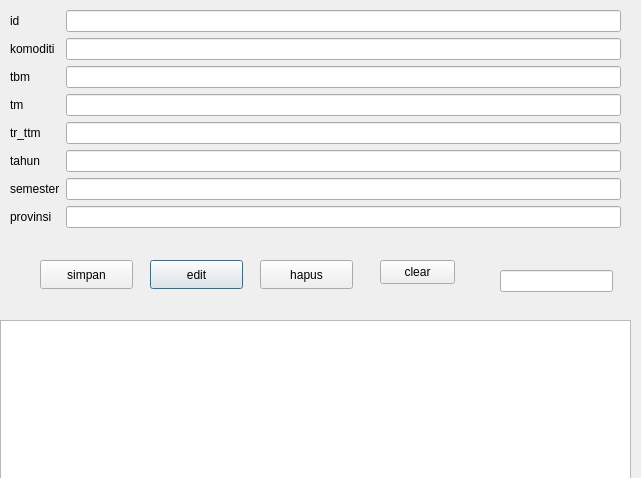
<?xml version="1.0" encoding="UTF-8"?>
<ui version="4.0">
 <class>uidaftarpotensi</class>
 <widget class="QDialog" name="uidaftarpotensi">
  <property name="geometry">
   <rect>
    <x>0</x>
    <y>0</y>
    <width>641</width>
    <height>478</height>
   </rect>
  </property>
  <property name="windowTitle">
   <string>Dialog</string>
  </property>
  <widget class="QTableView" name="tableView">
   <property name="geometry">
    <rect>
     <x>0</x>
     <y>320</y>
     <width>631</width>
     <height>241</height>
    </rect>
   </property>
  </widget>
  <widget class="QWidget" name="formLayoutWidget">
   <property name="geometry">
    <rect>
     <x>10</x>
     <y>10</y>
     <width>611</width>
     <height>231</height>
    </rect>
   </property>
   <layout class="QFormLayout" name="formLayout">
    <item row="0" column="0">
     <widget class="QLabel" name="iddaftar">
      <property name="text">
       <string>id</string>
      </property>
     </widget>
    </item>
    <item row="0" column="1">
     <widget class="QLineEdit" name="editid"/>
    </item>
    <item row="1" column="0">
     <widget class="QLabel" name="komoditiLabel">
      <property name="text">
       <string>komoditi</string>
      </property>
     </widget>
    </item>
    <item row="1" column="1">
     <widget class="QLineEdit" name="editnama"/>
    </item>
    <item row="2" column="0">
     <widget class="QLabel" name="tbmLabel">
      <property name="text">
       <string>tbm</string>
      </property>
     </widget>
    </item>
    <item row="2" column="1">
     <widget class="QLineEdit" name="editalamat"/>
    </item>
    <item row="3" column="1">
     <widget class="QLineEdit" name="editjalan"/>
    </item>
    <item row="4" column="0">
     <widget class="QLabel" name="trLabel">
      <property name="text">
       <string>tr_ttm</string>
      </property>
     </widget>
    </item>
    <item row="4" column="1">
     <widget class="QLineEdit" name="editprov"/>
    </item>
    <item row="3" column="0">
     <widget class="QLabel" name="tmLabel">
      <property name="text">
       <string>tm</string>
      </property>
     </widget>
    </item>
    <item row="5" column="0">
     <widget class="QLabel" name="tahunLabel">
      <property name="text">
       <string>tahun</string>
      </property>
     </widget>
    </item>
    <item row="5" column="1">
     <widget class="QLineEdit" name="tahunLineEdit"/>
    </item>
    <item row="6" column="0">
     <widget class="QLabel" name="semesterLabel">
      <property name="text">
       <string>semester</string>
      </property>
     </widget>
    </item>
    <item row="6" column="1">
     <widget class="QLineEdit" name="semesterLineEdit"/>
    </item>
    <item row="7" column="0">
     <widget class="QLabel" name="provinsiLabel2">
      <property name="text">
       <string>provinsi</string>
      </property>
     </widget>
    </item>
    <item row="7" column="1">
     <widget class="QLineEdit" name="provinsiLineEdit"/>
    </item>
   </layout>
  </widget>
  <widget class="QPushButton" name="pushButton_2">
   <property name="geometry">
    <rect>
     <x>150</x>
     <y>260</y>
     <width>93</width>
     <height>29</height>
    </rect>
   </property>
   <property name="text">
    <string>edit</string>
   </property>
  </widget>
  <widget class="QPushButton" name="pushButton">
   <property name="geometry">
    <rect>
     <x>40</x>
     <y>260</y>
     <width>93</width>
     <height>29</height>
    </rect>
   </property>
   <property name="text">
    <string>simpan</string>
   </property>
  </widget>
  <widget class="QPushButton" name="pushButton_3">
   <property name="geometry">
    <rect>
     <x>260</x>
     <y>260</y>
     <width>93</width>
     <height>29</height>
    </rect>
   </property>
   <property name="text">
    <string>hapus</string>
   </property>
  </widget>
  <widget class="QLineEdit" name="lineEdit">
   <property name="geometry">
    <rect>
     <x>500</x>
     <y>270</y>
     <width>113</width>
     <height>22</height>
    </rect>
   </property>
  </widget>
  <widget class="QPushButton" name="pushButton_4">
   <property name="geometry">
    <rect>
     <x>380</x>
     <y>260</y>
     <width>75</width>
     <height>24</height>
    </rect>
   </property>
   <property name="text">
    <string>clear</string>
   </property>
  </widget>
 </widget>
 <resources/>
 <connections/>
</ui>
